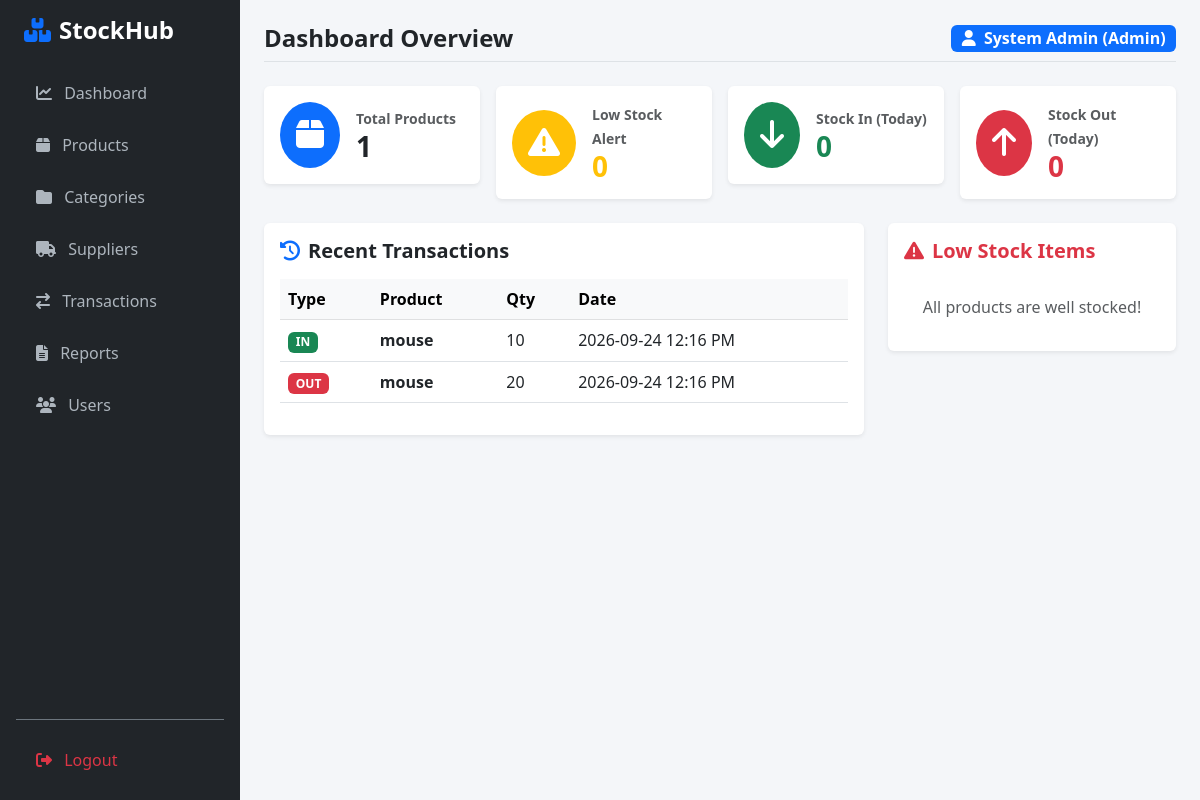
/dashboard (signed in), run on an earlier commit of the app's database.
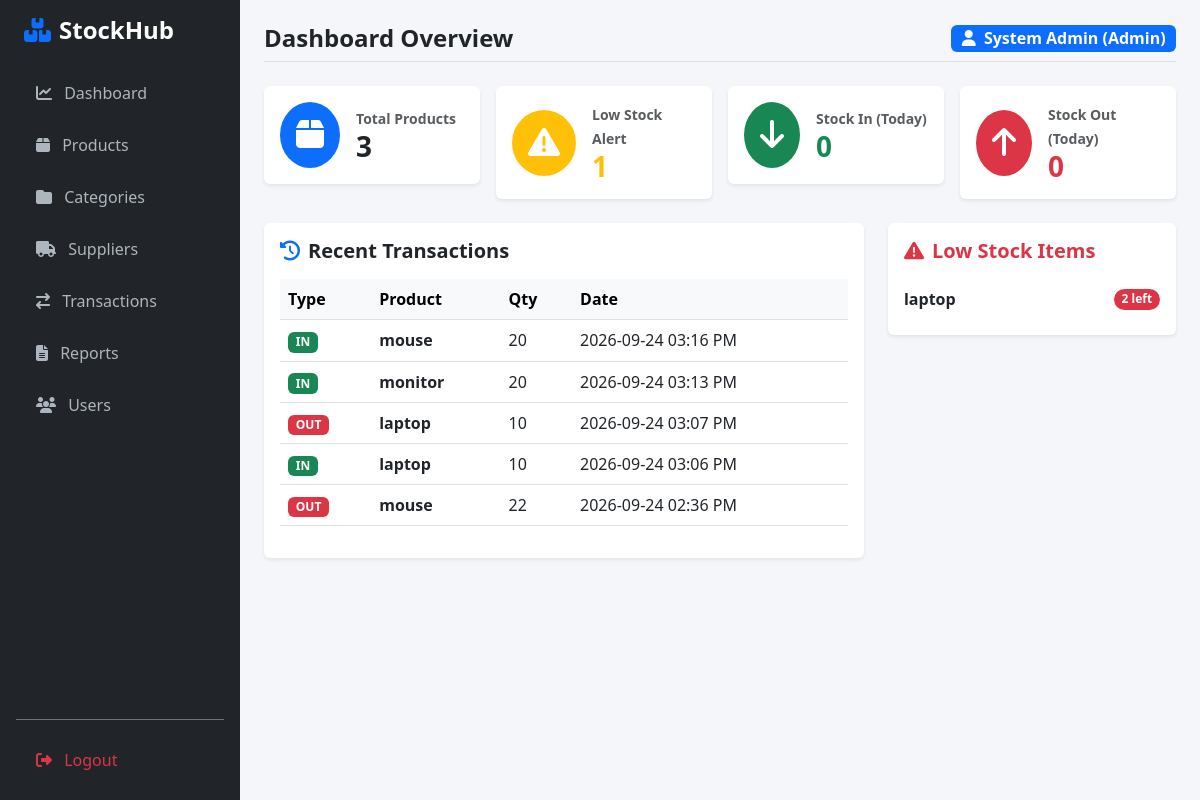
And on a later commit of the database.
### app/models.py (models this page shows)
class Transaction(db.Model):
    __tablename__ = 'transactions'
    id = db.Column(db.Integer, primary_key=True)
    transaction_type = db.Column(db.String(20), nullable=False)
    quantity = db.Column(db.Integer, nullable=False)
    timestamp = db.Column(db.DateTime, default=datetime.utcnow)
    product_id = db.Column(db.Integer, db.ForeignKey('products.id'))
    user_id = db.Column(db.Integer, db.ForeignKey('users.id'))
    product = db.relationship('Product', backref='transactions', lazy=True)
    user = db.relationship('User', backref='transactions', lazy=True)

class Product(db.Model):
    __tablename__ = 'products'
    id = db.Column(db.Integer, primary_key=True)
    name = db.Column(db.String(100), nullable=False)
    quantity = db.Column(db.Integer, default=0)
    price = db.Column(db.Float, default=0.0)
    category_id = db.Column(db.Integer, db.ForeignKey('categories.id'), nullable=True)
    supplier_id = db.Column(db.Integer, db.ForeignKey('suppliers.id'), nullable=True)

### app/routes.py (the view)
@main.route('/dashboard')
@login_required
def dashboard():
    today = date.today()
    total_products = Product.query.count()
    low_stock_count = Product.query.filter(Product.quantity <= 5).count()
    stock_in_today = db.session.query(func.coalesce(func.sum(Transaction.quantity), 0)).filter(
        Transaction.transaction_type == 'STOCK_IN',
        func.date(Transaction.timestamp) == today
    ).scalar()
    stock_out_today = db.session.query(func.coalesce(func.sum(Transaction.quantity), 0)).filter(
        Transaction.transaction_type == 'STOCK_OUT',
        func.date(Transaction.timestamp) == today
    ).scalar()
    recent_txns = Transaction.query.order_by(Transaction.timestamp.desc()).limit(5).all()
    low_stock_items = Product.query.filter(Product.quantity <= 5).all()
    return render_template('dashboard.html',
                           total_products=total_products,
                           low_stock_count=low_stock_count,
                           stock_in_today=stock_in_today,
                           stock_out_today=stock_out_today,
                           recent_txns=recent_txns,
                           low_stock_items=low_stock_items)

### app/templates/dashboard.html (shortened to what the changed rows need)
{% extends "base.html" %}
{% block content %}
<div class="row g-3 mb-4">
    <div class="col-md-3">
        <div class="card shadow-sm border-0 p-3 d-flex flex-row align-items-center">
            <div>
                <small class="text-muted fw-bold">Total Products</small>
                <h3 class="fw-bold mb-0">{{ total_products }}</h3>
            </div>
        </div>
    </div>
    <div class="col-md-3">
        <div class="card shadow-sm border-0 p-3 d-flex flex-row align-items-center">
            <div>
                <small class="text-muted fw-bold">Low Stock Alert</small>
                <h3 class="fw-bold mb-0 text-warning">{{ low_stock_count }}</h3>
            </div>
        </div>
    </div>
</div>
<div class="row g-4">
    <div class="col-md-8">
        <div class="card shadow-sm border-0 p-3">
            <div class="table-responsive">
                <table class="table table-hover align-middle">
                    <thead class="table-light">
                        <tr>
                            <th>Type</th>
                            <th>Product</th>
                            <th>Qty</th>
                            <th>Date</th>
                        </tr>
                    </thead>
                    <tbody>
                        {% for txn in recent_txns %}
                        <tr>
                            <td>
                                {% if txn.transaction_type == 'STOCK_IN' %}
                                    <span class="badge bg-success">IN</span>
                                {% else %}
                                    <span class="badge bg-danger">OUT</span>
                                {% endif %}
                            </td>
                            <td class="fw-bold">{{ txn.product.name if txn.product else 'N/A' }}</td>
                            <td>{{ txn.quantity }}</td>
                            <td>{{ txn.timestamp.strftime('%Y-%m-%d %I:%M %p') }}</td>
                        </tr>
                        {% else %}
                        <tr>
                            <td colspan="4" class="text-center text-muted py-3">No recent transactions.</td>
                        </tr>
                        {% endfor %}
                    </tbody>
                </table>
            </div>
        </div>
    </div>
    <div class="col-md-4">
        <div class="card shadow-sm border-0 p-3">
            <ul class="list-group list-group-flush">
                {% for item in low_stock_items %}
                <li class="list-group-item d-flex justify-content-between align-items-center px-0">
                    <span class="fw-bold">{{ item.name }}</span>
                    <span class="badge bg-danger rounded-pill">{{ item.quantity }} left</span>
                </li>
                {% else %}
                <li class="list-group-item text-muted text-center py-3">All products are well stocked!</li>
                {% endfor %}
            </ul>
        </div>
    </div>
</div>
{% endblock %}

What changed in the data, as far as the page shows it:
no longer on this page (row unchanged): Transaction: transaction_type "IN", product "mouse", quantity "10", timestamp "2026-09-24 12:16 PM"
no longer on this page (row unchanged): Transaction: transaction_type "OUT", product "mouse", quantity "20", timestamp "2026-09-24 12:16 PM"
added Transaction: transaction_type "IN", product "mouse", quantity "20", timestamp "2026-09-24 03:16 PM"
added Transaction: transaction_type "IN", product "monitor", quantity "20", timestamp "2026-09-24 03:13 PM"
added Transaction: transaction_type "OUT", product "laptop", quantity "10", timestamp "2026-09-24 03:07 PM"
added Transaction: transaction_type "IN", product "laptop", quantity "10", timestamp "2026-09-24 03:06 PM"
added Transaction: transaction_type "OUT", product "mouse", quantity "22", timestamp "2026-09-24 02:36 PM"
added Product: name "laptop", quantity "2"
Also different on the page:
{{ total_products }}: "1" → "3"
{{ low_stock_count }}: "0" → "1"
text no longer shown: "All products are well stocked!"
